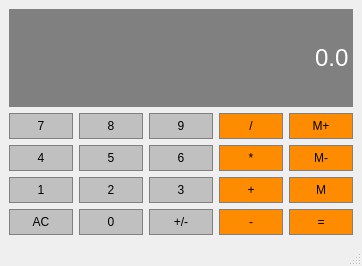
<?xml version="1.0" encoding="UTF-8"?>
<ui version="4.0">
 <class>calculator</class>
 <widget class="QMainWindow" name="calculator">
  <property name="geometry">
   <rect>
    <x>0</x>
    <y>0</y>
    <width>362</width>
    <height>266</height>
   </rect>
  </property>
  <property name="sizePolicy">
   <sizepolicy hsizetype="Preferred" vsizetype="Preferred">
    <horstretch>0</horstretch>
    <verstretch>0</verstretch>
   </sizepolicy>
  </property>
  <property name="windowTitle">
   <string>calculator</string>
  </property>
  <widget class="QWidget" name="centralwidget">
   <layout class="QGridLayout" name="gridLayout">
    <item row="1" column="1">
     <widget class="QPushButton" name="Button8">
      <property name="sizePolicy">
       <sizepolicy hsizetype="Preferred" vsizetype="Preferred">
        <horstretch>0</horstretch>
        <verstretch>0</verstretch>
       </sizepolicy>
      </property>
      <property name="styleSheet">
       <string notr="true">QPushButton{
	background-color:#C0C0C0;
	border: 1px solid gray;
	padding: 5px;
}

QPushButton:pressed{
	background-color:#A9A9A9;
	border: 1px solid gray;
	padding: 5px;
}</string>
      </property>
      <property name="text">
       <string>8</string>
      </property>
     </widget>
    </item>
    <item row="3" column="4">
     <widget class="QPushButton" name="MemGet">
      <property name="sizePolicy">
       <sizepolicy hsizetype="Preferred" vsizetype="Preferred">
        <horstretch>0</horstretch>
        <verstretch>0</verstretch>
       </sizepolicy>
      </property>
      <property name="styleSheet">
       <string notr="true">QPushButton{
	background-color:#FF8C00;
	border: 1px solid gray;
	padding: 5px;
}

QPushButton:pressed{
	background-color:#A9A9A9;
	border: 1px solid gray;
	padding: 5px;
}</string>
      </property>
      <property name="text">
       <string>M</string>
      </property>
     </widget>
    </item>
    <item row="2" column="1">
     <widget class="QPushButton" name="Button5">
      <property name="sizePolicy">
       <sizepolicy hsizetype="Preferred" vsizetype="Preferred">
        <horstretch>0</horstretch>
        <verstretch>0</verstretch>
       </sizepolicy>
      </property>
      <property name="styleSheet">
       <string notr="true">QPushButton{
	background-color:#C0C0C0;
	border: 1px solid gray;
	padding: 5px;
}

QPushButton:pressed{
	background-color:#A9A9A9;
	border: 1px solid gray;
	padding: 5px;
}</string>
      </property>
      <property name="text">
       <string>5</string>
      </property>
     </widget>
    </item>
    <item row="3" column="3">
     <widget class="QPushButton" name="Add">
      <property name="sizePolicy">
       <sizepolicy hsizetype="Preferred" vsizetype="Preferred">
        <horstretch>0</horstretch>
        <verstretch>0</verstretch>
       </sizepolicy>
      </property>
      <property name="styleSheet">
       <string notr="true">QPushButton{
	background-color:#FF8C00;
	border: 1px solid gray;
	padding: 5px;
}

QPushButton:pressed{
	background-color:#A9A9A9;
	border: 1px solid gray;
	padding: 5px;
}</string>
      </property>
      <property name="text">
       <string>+</string>
      </property>
     </widget>
    </item>
    <item row="1" column="0">
     <widget class="QPushButton" name="Button7">
      <property name="sizePolicy">
       <sizepolicy hsizetype="Preferred" vsizetype="Preferred">
        <horstretch>0</horstretch>
        <verstretch>0</verstretch>
       </sizepolicy>
      </property>
      <property name="styleSheet">
       <string notr="true">QPushButton{
	background-color:#C0C0C0;
	border: 1px solid gray;
	padding: 5px;
}

QPushButton:pressed{
	background-color:#A9A9A9;
	border: 1px solid gray;
	padding: 5px;
}</string>
      </property>
      <property name="text">
       <string>7</string>
      </property>
     </widget>
    </item>
    <item row="1" column="4">
     <widget class="QPushButton" name="MemAdd">
      <property name="sizePolicy">
       <sizepolicy hsizetype="Preferred" vsizetype="Preferred">
        <horstretch>0</horstretch>
        <verstretch>0</verstretch>
       </sizepolicy>
      </property>
      <property name="styleSheet">
       <string notr="true">QPushButton{
	background-color:#FF8C00;
	border: 1px solid gray;
	padding: 5px;
}

QPushButton:pressed{
	background-color:#A9A9A9;
	border: 1px solid gray;
	padding: 5px;
}</string>
      </property>
      <property name="text">
       <string>M+</string>
      </property>
     </widget>
    </item>
    <item row="1" column="3">
     <widget class="QPushButton" name="Divide">
      <property name="sizePolicy">
       <sizepolicy hsizetype="Preferred" vsizetype="Preferred">
        <horstretch>0</horstretch>
        <verstretch>0</verstretch>
       </sizepolicy>
      </property>
      <property name="styleSheet">
       <string notr="true">QPushButton{
	background-color:#FF8C00;
	border: 1px solid gray;
	padding: 5px;
}

QPushButton:pressed{
	background-color:#A9A9A9;
	border: 1px solid gray;
	padding: 5px;
}</string>
      </property>
      <property name="text">
       <string>/</string>
      </property>
     </widget>
    </item>
    <item row="3" column="1">
     <widget class="QPushButton" name="Button2">
      <property name="sizePolicy">
       <sizepolicy hsizetype="Preferred" vsizetype="Preferred">
        <horstretch>0</horstretch>
        <verstretch>0</verstretch>
       </sizepolicy>
      </property>
      <property name="styleSheet">
       <string notr="true">QPushButton{
	background-color:#C0C0C0;
	border: 1px solid gray;
	padding: 5px;
}

QPushButton:pressed{
	background-color:#A9A9A9;
	border: 1px solid gray;
	padding: 5px;
}</string>
      </property>
      <property name="text">
       <string>2</string>
      </property>
     </widget>
    </item>
    <item row="2" column="3">
     <widget class="QPushButton" name="Multiply">
      <property name="sizePolicy">
       <sizepolicy hsizetype="Preferred" vsizetype="Preferred">
        <horstretch>0</horstretch>
        <verstretch>0</verstretch>
       </sizepolicy>
      </property>
      <property name="styleSheet">
       <string notr="true">QPushButton{
	background-color:#FF8C00;
	border: 1px solid gray;
	padding: 5px;
}

QPushButton:pressed{
	background-color:#A9A9A9;
	border: 1px solid gray;
	padding: 5px;
}</string>
      </property>
      <property name="text">
       <string>*</string>
      </property>
     </widget>
    </item>
    <item row="2" column="4">
     <widget class="QPushButton" name="MemClear">
      <property name="sizePolicy">
       <sizepolicy hsizetype="Preferred" vsizetype="Preferred">
        <horstretch>0</horstretch>
        <verstretch>0</verstretch>
       </sizepolicy>
      </property>
      <property name="styleSheet">
       <string notr="true">QPushButton{
	background-color:#FF8C00;
	border: 1px solid gray;
	padding: 5px;
}

QPushButton:pressed{
	background-color:#A9A9A9;
	border: 1px solid gray;
	padding: 5px;
}</string>
      </property>
      <property name="text">
       <string>M-</string>
      </property>
     </widget>
    </item>
    <item row="2" column="0">
     <widget class="QPushButton" name="Button4">
      <property name="sizePolicy">
       <sizepolicy hsizetype="Preferred" vsizetype="Preferred">
        <horstretch>0</horstretch>
        <verstretch>0</verstretch>
       </sizepolicy>
      </property>
      <property name="styleSheet">
       <string notr="true">QPushButton{
	background-color:#C0C0C0;
	border: 1px solid gray;
	padding: 5px;
}

QPushButton:pressed{
	background-color:#A9A9A9;
	border: 1px solid gray;
	padding: 5px;
}</string>
      </property>
      <property name="text">
       <string>4</string>
      </property>
     </widget>
    </item>
    <item row="3" column="2">
     <widget class="QPushButton" name="Button3">
      <property name="sizePolicy">
       <sizepolicy hsizetype="Preferred" vsizetype="Preferred">
        <horstretch>0</horstretch>
        <verstretch>0</verstretch>
       </sizepolicy>
      </property>
      <property name="styleSheet">
       <string notr="true">QPushButton{
	background-color:#C0C0C0;
	border: 1px solid gray;
	padding: 5px;
}

QPushButton:pressed{
	background-color:#A9A9A9;
	border: 1px solid gray;
	padding: 5px;
}</string>
      </property>
      <property name="text">
       <string>3</string>
      </property>
     </widget>
    </item>
    <item row="1" column="2">
     <widget class="QPushButton" name="Button9">
      <property name="sizePolicy">
       <sizepolicy hsizetype="Preferred" vsizetype="Preferred">
        <horstretch>0</horstretch>
        <verstretch>0</verstretch>
       </sizepolicy>
      </property>
      <property name="styleSheet">
       <string notr="true">QPushButton{
	background-color:#C0C0C0;
	border: 1px solid gray;
	padding: 5px;
}

QPushButton:pressed{
	background-color:#A9A9A9;
	border: 1px solid gray;
	padding: 5px;
}</string>
      </property>
      <property name="text">
       <string>9</string>
      </property>
     </widget>
    </item>
    <item row="3" column="0">
     <widget class="QPushButton" name="Button1">
      <property name="sizePolicy">
       <sizepolicy hsizetype="Preferred" vsizetype="Preferred">
        <horstretch>0</horstretch>
        <verstretch>0</verstretch>
       </sizepolicy>
      </property>
      <property name="styleSheet">
       <string notr="true">QPushButton{
	background-color:#C0C0C0;
	border: 1px solid gray;
	padding: 5px;
}

QPushButton:pressed{
	background-color:#A9A9A9;
	border: 1px solid gray;
	padding: 5px;
}</string>
      </property>
      <property name="text">
       <string>1</string>
      </property>
     </widget>
    </item>
    <item row="2" column="2">
     <widget class="QPushButton" name="Button6">
      <property name="sizePolicy">
       <sizepolicy hsizetype="Preferred" vsizetype="Preferred">
        <horstretch>0</horstretch>
        <verstretch>0</verstretch>
       </sizepolicy>
      </property>
      <property name="styleSheet">
       <string notr="true">QPushButton{
	background-color:#C0C0C0;
	border: 1px solid gray;
	padding: 5px;
}

QPushButton:pressed{
	background-color:#A9A9A9;
	border: 1px solid gray;
	padding: 5px;
}</string>
      </property>
      <property name="text">
       <string>6</string>
      </property>
     </widget>
    </item>
    <item row="4" column="0">
     <widget class="QPushButton" name="Clear">
      <property name="sizePolicy">
       <sizepolicy hsizetype="Preferred" vsizetype="Preferred">
        <horstretch>0</horstretch>
        <verstretch>0</verstretch>
       </sizepolicy>
      </property>
      <property name="styleSheet">
       <string notr="true">QPushButton{
	background-color:#C0C0C0;
	border: 1px solid gray;
	padding: 5px;
}

QPushButton:pressed{
	background-color:#A9A9A9;
	border: 1px solid gray;
	padding: 5px;
}</string>
      </property>
      <property name="text">
       <string>AC</string>
      </property>
     </widget>
    </item>
    <item row="4" column="1">
     <widget class="QPushButton" name="Button0">
      <property name="sizePolicy">
       <sizepolicy hsizetype="Preferred" vsizetype="Preferred">
        <horstretch>0</horstretch>
        <verstretch>0</verstretch>
       </sizepolicy>
      </property>
      <property name="styleSheet">
       <string notr="true">QPushButton{
	background-color:#C0C0C0;
	border: 1px solid gray;
	padding: 5px;
}

QPushButton:pressed{
	background-color:#A9A9A9;
	border: 1px solid gray;
	padding: 5px;
}</string>
      </property>
      <property name="text">
       <string>0</string>
      </property>
     </widget>
    </item>
    <item row="4" column="2">
     <widget class="QPushButton" name="ChangeSign">
      <property name="sizePolicy">
       <sizepolicy hsizetype="Preferred" vsizetype="Preferred">
        <horstretch>0</horstretch>
        <verstretch>0</verstretch>
       </sizepolicy>
      </property>
      <property name="styleSheet">
       <string notr="true">QPushButton{
	background-color:#C0C0C0;
	border: 1px solid gray;
	padding: 5px;
}

QPushButton:pressed{
	background-color:#A9A9A9;
	border: 1px solid gray;
	padding: 5px;
}</string>
      </property>
      <property name="text">
       <string>+/-</string>
      </property>
     </widget>
    </item>
    <item row="4" column="3">
     <widget class="QPushButton" name="Subtract">
      <property name="sizePolicy">
       <sizepolicy hsizetype="Preferred" vsizetype="Preferred">
        <horstretch>0</horstretch>
        <verstretch>0</verstretch>
       </sizepolicy>
      </property>
      <property name="styleSheet">
       <string notr="true">QPushButton{
	background-color:#FF8C00;
	border: 1px solid gray;
	padding: 5px;
}

QPushButton:pressed{
	background-color:#A9A9A9;
	border: 1px solid gray;
	padding: 5px;
}</string>
      </property>
      <property name="text">
       <string>-</string>
      </property>
     </widget>
    </item>
    <item row="4" column="4">
     <widget class="QPushButton" name="Equals">
      <property name="sizePolicy">
       <sizepolicy hsizetype="Preferred" vsizetype="Preferred">
        <horstretch>0</horstretch>
        <verstretch>0</verstretch>
       </sizepolicy>
      </property>
      <property name="styleSheet">
       <string notr="true">QPushButton{
	background-color:#FF8C00;
	border: 1px solid gray;
	padding: 5px;
}

QPushButton:pressed{
	background-color:#A9A9A9;
	border: 1px solid gray;
	padding: 5px;
}</string>
      </property>
      <property name="text">
       <string>=</string>
      </property>
     </widget>
    </item>
    <item row="0" column="0" colspan="5">
     <widget class="QLineEdit" name="Display">
      <property name="sizePolicy">
       <sizepolicy hsizetype="Preferred" vsizetype="Expanding">
        <horstretch>0</horstretch>
        <verstretch>0</verstretch>
       </sizepolicy>
      </property>
      <property name="font">
       <font>
        <family>Arial</family>
        <pointsize>18</pointsize>
       </font>
      </property>
      <property name="styleSheet">
       <string notr="true">QLineEdit{
	background-color:gray;
	border: 1px solid gray;
	color: #ffffff;
}</string>
      </property>
      <property name="text">
       <string>0.0</string>
      </property>
      <property name="alignment">
       <set>Qt::AlignRight|Qt::AlignTrailing|Qt::AlignVCenter</set>
      </property>
     </widget>
    </item>
   </layout>
  </widget>
  <widget class="QMenuBar" name="menubar">
   <property name="geometry">
    <rect>
     <x>0</x>
     <y>0</y>
     <width>362</width>
     <height>26</height>
    </rect>
   </property>
  </widget>
  <widget class="QStatusBar" name="statusbar"/>
 </widget>
 <resources/>
 <connections/>
</ui>
